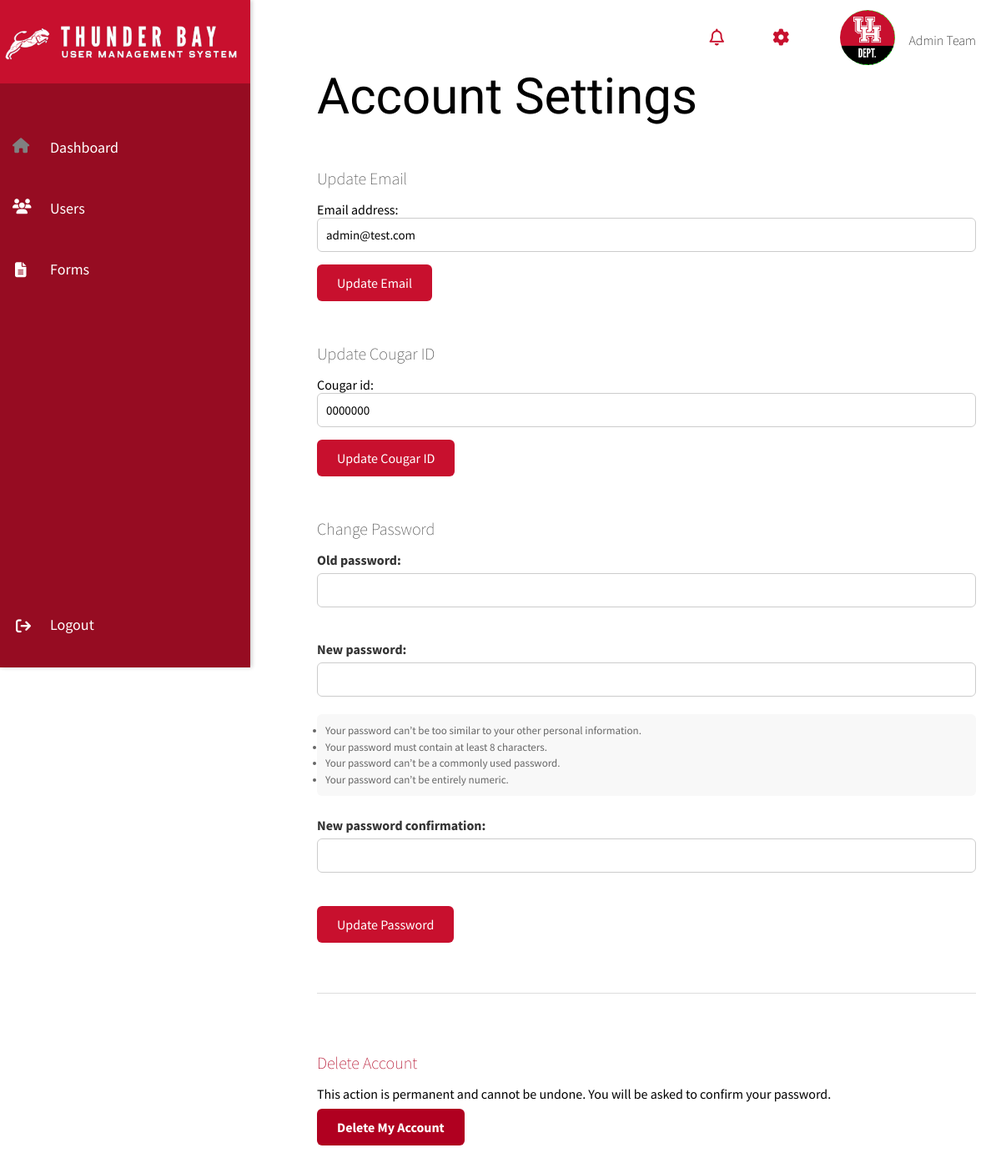
/settings/account/ (signed in), run on the app's committed database.
### usr_mgmt_app/models.py (models this page shows, shortened)
class UserProfile(AbstractUser):
    ROLE_CHOICES = [
        ('admin', 'Admin'),
        ('moderator', 'Moderator'),
        ('user', 'User'),
    ]
    ACADEMIC_LEVEL_CHOICES = [
        ('undergraduate', 'Undergraduate'),
        ('graduate', 'Graduate'),
    ]
    cougar_id = models.CharField(max_length=7,unique=True,null=True,blank=True,validators=[RegexValidator(regex=r'^\d{7}$', message='Cougar ID must be exactly 7 digits')])
    role = models.CharField(max_length=10, choices=ROLE_CHOICES, default='user')
    academic_level = models.CharField(max_length=15, choices=ACADEMIC_LEVEL_CHOICES, null=True, blank=True)
    profile_picture = models.ImageField(upload_to='profile_pictures/', null=True, blank=True)
    profile_banner = models.ImageField(upload_to='banner_pictures/', null=True,blank=True)
    bio = models.TextField(null=True, blank=True)
    is_active = models.BooleanField(default=True)
    created_at = models.DateTimeField(auto_now_add=True)
    updated_at = models.DateTimeField(auto_now=True)
    signature = models.ImageField(upload_to='signatures/', null=True, blank=True, validators=[validate_signature_file])
    groups = models.ManyToManyField(Group, related_name="userprofile_groups", blank=True)
    user_permissions = models.ManyToManyField(Permission, related_name="userprofile_permissions", blank=True)
    unit = models.ForeignKey(Unit, null=True, blank=True, on_delete=models.SET_NULL)
    class Meta:
        permissions = [
            ("can_read", "Can read data"),
            ("can_edit", "Can edit data"),
            ("can_manage_users", "Can activate/deactivate and delete users"),
            ("can_approve", "Can approve requests"),  # Added new permission
        ]

### usr_mgmt_app/views.py (the view, shortened to what this page needs)
# urls.py: path('settings/account/', views.account_settings_view, name='account_settings'),
@login_required
def account_settings_view(request):
    user = request.user
    email_form = EmailUpdateForm(instance=user)
    cougar_id_form = CougarIDUpdateForm(instance=user)
    password_form = PasswordChangeForm(user)
    return render(request, 'account_settings.html', {
        'email_form': email_form,
        'cougar_id_form': cougar_id_form,
        'password_form': password_form,
    })

### usr_mgmt_app/forms.py (shortened to what this page needs)
class EmailUpdateForm(forms.ModelForm):
    class Meta:
        model = UserProfile
        fields = ['email']
        widgets = {
            'email': forms.EmailInput(attrs={'placeholder': 'you@example.com'})
        }

class CougarIDUpdateForm(forms.ModelForm):
    class Meta:
        model = UserProfile
        fields = ['cougar_id']
        widgets = {
            'cougar_id': forms.TextInput(attrs={'placeholder': '7-digit Cougar ID'})
        }

### templates/account_settings.html (shortened to what this page needs)
{% load static %}
<!DOCTYPE html>
<html lang="en">
<head>
    <link rel="stylesheet" href="{% static 'css/dashboard.css' %}">
    <link rel="stylesheet" href="{% static 'css/account_settings.css' %}">
</head>
<body>
<nav class="navbar">
    <div class="navbar-content">
        <i id="notifications_icon" class="fa-regular fa-bell"></i>
<div class="dropdown-wrapper">
    <i id="settings_icon" class="fa-solid fa-gear"></i>
</div>
<div class="dropdown-wrapper">
    <div class="navbar_user">
        {% if user.profile_picture %}
            <img class="profile_picture" src="{{ user.profile_picture.url }}" alt="profile picture">
        {% else %}
            <img class="profile_picture" src="{% static 'images/default_profile.png' %}" alt="Default profile picture">
        {% endif %}
        <span class="navbar_username">{{ user.first_name }} {{ user.last_name }}</span>
    </div>
</div>
    </div>
</nav>
    <div class="sidebar">
        <div class = "logoContainer">
            <img class = "logo" src="{% static 'images/logo2.png' %}" alt="logo">
        </div>
    <div class="sidebar-content">
        <a href="{% url 'dashboard' %}" class="sidebar-link" data-icon="fa-house">Dashboard</a>
        <a href="{% url 'user_list' %}" class="sidebar-link" data-icon="fa-users">Users</a>
        <a href="{% url 'approval_requests' %}" class="sidebar-link" data-icon="fa-file-alt">Forms</a>
    </div>
        <div class="logout-container">
            <a href="{% url 'logout' %}" class="logout-btn">Logout</a>
            <i id = "logoutIcon" class="fa-solid fa-arrow-right-from-bracket"></i>
        </div>
    </div>
    <div class="main-content">
    <h1>Account Settings</h1>
    <form method="POST">
        <div class="settings-section">
            <h2>Update Email</h2>
            {{ email_form.as_p }}
            <button type="submit" name="update_email" class="submit-btn">Update Email</button>
        </div>
    </form>
    <form method="POST">
        <div class="settings-section">
            <h2>Update Cougar ID</h2>
            {{ cougar_id_form.as_p }}
            <button type="submit" name="update_cougar_id" class="submit-btn">Update Cougar ID</button>
        </div>
    </form>
    <form method="POST">
        <div class="settings-section">
            <h2>Change Password</h2>
            <div class="form-field">
                {{ password_form.old_password.label_tag }}
                {{ password_form.old_password }}
            </div>
            <div class="form-field">
                {{ password_form.new_password1.label_tag }}
                {{ password_form.new_password1 }}
                {% if password_form.new_password1.help_text %}
                    <div class="help-text">{{ password_form.new_password1.help_text|safe }}</div>
                {% endif %}
            </div>
            <div class="form-field">
                {{ password_form.new_password2.label_tag }}
                {{ password_form.new_password2 }}
            </div>
            <button type="submit" name="update_password" class="submit-btn">Update Password</button>
        </div>
    </form>
    <div class="settings-section danger-zone">
        <h2 style="color: #b00020;">Delete Account</h2>
        <p>This action is permanent and cannot be undone. You will be asked to confirm your password.</p>
        <a href="{% url 'delete_account' %}" class="delete-btn">Delete My Account</a>
    </div>
    </div>
</body>
</html>

### static/css/dashboard.css (style rules this page uses)
* { margin: 0; padding: 0; box-sizing: border-box; font-family: Source Sans Pro,sans-serif; }
body { background: rgb(255,255,255); color: black; z-index: 1; overflow-x:hidden; }
h1 { font-weight: lighter; font-size:60px; font-family: "League Gothic",sans-serif; }
h2 { font-weight: lighter; font-size: 30px; margin-top:50px; font-family: Source Sans Pro,sans-serif; }
.navbar { padding: 15px 30px; position: fixed; top: 0; left: 300px; right: 0; height: 80px; display: flex; align-items: center; justify-content: space-between; z-index: 1000; flex-direction: row; font-family: Source Sans Pro,sans-serif; color: black; }
.navbar-content { display: flex; width: 100%; justify-content: right; align-items: center; flex-grow: 1; flex-direction: row; padding: 10px 0 0 10px; }
.navbar-content > * { margin-left: 1%; }
.navbar_user { display: flex; flex-direction: row; align-items: center; margin-left: 50px; transition: transform 0.3s ease-in-out; padding-right:2%; }
.navbar_username { padding: 15px 0 10px 15px; font-weight: lighter; white-space: nowrap; flex-shrink: 0; }
#settings_icon { font-size: 20px; margin-left:50px; transition: transform 0.3s ease-in-out; color:rgb(200,16,46); }
#notifications_icon { font-size: 20px; transition: transform 0.3s ease-in-out; color:rgb(200,16,46); }
.dropdown-wrapper { position: relative; }
.profile_picture { width: 70px; height: 70px; border-radius: 50%; object-fit: cover; border: 2px solid #fff; }
.main-content { margin-left: 350px; margin-top: 50px; padding: 30px; min-height: 100vh; font-family: Source Sans Pro,sans-serif; overflow-y: scroll; }
.sidebar { height: 100vh; width: 300px; position: fixed; top: 0; left: 0; background: rgb(150,12,34); padding-top: 120px; overflow-y: hidden; overflow-x: hidden; box-shadow: 2px 0px 5px rgba(0, 0, 0, 0.2); z-index: 1001; justify-content: space-between; display: flex; flex-direction: column; font-family: Source Sans Pro,sans-serif; }
.logoContainer { position: absolute; max-width: 500px; width:100%; max-height:100px; height:100%; top: 0; padding-top:10%; background: rgb(200,16,46); }
.logo { position: relative; max-width: 95%; }
.sidebar-content { flex-grow: 1; display: flex; flex-direction: column; margin-top:10%; }
.sidebar-link { position: relative; display: block; padding-left: 40px; font-size: 18px; color: white; }
.sidebar-link::before { content: ""; position: absolute; left: 15px; font-family: "Font Awesome 5 Free"; font-weight: 900; font-size: 18px; color:white; }
.sidebar-link[data-icon="fa-house"]::before { content: "\f015"; color:grey; }
.sidebar-link[data-icon="fa-users"]::before { content: "\f0c0"; color: white; }
.sidebar-link[data-icon="fa-file-alt"]::before { content: "\f15c"; color: white; margin-top:1%; margin-left:1%; }
.sidebar a { display: block; color: rgba(255, 255, 255); padding: 15px 15px 20px 60px; text-decoration: none; font-size: 18px; transition: background 0.3s ease, color 0.3s ease; z-index:1003; }
.sidebar-content a { margin-bottom: 5%; }
#logoutIcon { font-size: 18px; color: rgb(255,255,255); z-index:1002; transform: translate(105%,-215%); }
.logout-btn { padding: 10px 20px; text-decoration: none; border-radius: 5px; transition: background 0.3s ease; z-index:1003; }
.main-content { opacity: 0; animation: fadeIn 1s ease-in-out forwards; }
.navbar i, .sidebar i { transition: transform 0.3s ease-in-out; }

### data on the page
UserProfile: profile_picture (picture), first_name "Admin", last_name "Team", email "admin@test.com", cougar_id "0000000"

### other printed values
{{ password_form.old_password.label_tag }} "Old password:"
{{ password_form.new_password1.label_tag }} "New password:"
{{ password_form.new_password2.label_tag }} "New password confirmation:"
